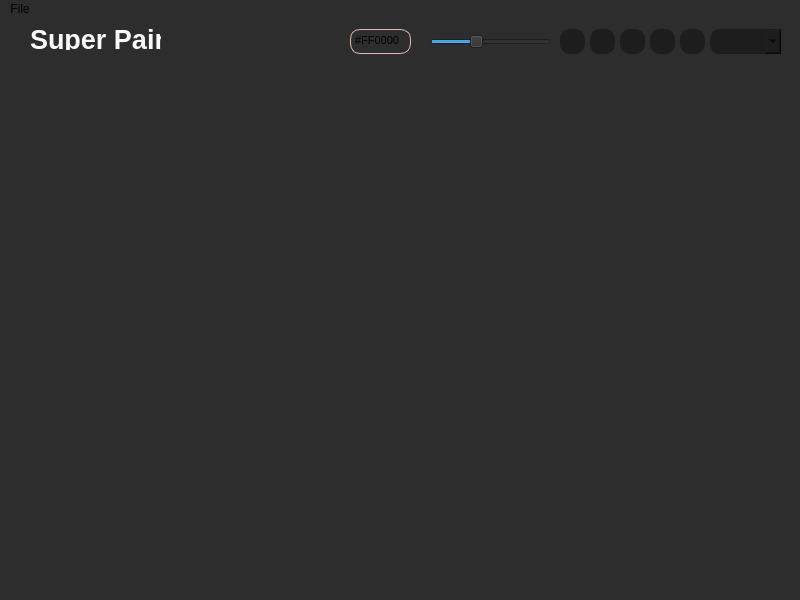
<?xml version="1.0" encoding="UTF-8"?>
<ui version="4.0">
 <class>MainWindow</class>
 <widget class="QMainWindow" name="MainWindow">
  <property name="geometry">
   <rect>
    <x>0</x>
    <y>0</y>
    <width>800</width>
    <height>600</height>
   </rect>
  </property>
  <property name="windowTitle">
   <string>MainWindow</string>
  </property>
  <property name="styleSheet">
   <string notr="true">background-color: #2d2d2d;</string>
  </property>
  <widget class="QWidget" name="centralwidget">
   <widget class="QLabel" name="label">
    <property name="geometry">
     <rect>
      <x>30</x>
      <y>10</y>
      <width>131</width>
      <height>21</height>
     </rect>
    </property>
    <property name="font">
     <font>
      <pointsize>20</pointsize>
      <weight>75</weight>
      <bold>true</bold>
     </font>
    </property>
    <property name="styleSheet">
     <string notr="true">color:#fafafa;</string>
    </property>
    <property name="text">
     <string>Super Paint</string>
    </property>
   </widget>
   <widget class="QTextEdit" name="txtColor">
    <property name="geometry">
     <rect>
      <x>350</x>
      <y>10</y>
      <width>61</width>
      <height>25</height>
     </rect>
    </property>
    <property name="styleSheet">
     <string notr="true">border: 1px solid #DFBAB1;
border-radius: 10px;</string>
    </property>
    <property name="html">
     <string>&lt;!DOCTYPE HTML PUBLIC &quot;-//W3C//DTD HTML 4.0//EN&quot; &quot;http://www.w3.org/TR/REC-html40/strict.dtd&quot;&gt;
&lt;html&gt;&lt;head&gt;&lt;meta name=&quot;qrichtext&quot; content=&quot;1&quot; /&gt;&lt;style type=&quot;text/css&quot;&gt;
p, li { white-space: pre-wrap; }
&lt;/style&gt;&lt;/head&gt;&lt;body style=&quot; font-family:'MS Shell Dlg 2'; font-size:8.25pt; font-weight:400; font-style:normal;&quot;&gt;
&lt;p style=&quot; margin-top:0px; margin-bottom:0px; margin-left:0px; margin-right:0px; -qt-block-indent:0; text-indent:0px;&quot;&gt;&lt;span style=&quot; font-size:8pt;&quot;&gt;#FF0000&lt;/span&gt;&lt;/p&gt;&lt;/body&gt;&lt;/html&gt;</string>
    </property>
   </widget>
   <widget class="QPushButton" name="btnPincel">
    <property name="geometry">
     <rect>
      <x>560</x>
      <y>10</y>
      <width>25</width>
      <height>25</height>
     </rect>
    </property>
    <property name="styleSheet">
     <string notr="true">background-color:#1d1d1d;
border: none;
border-radius: 10px;</string>
    </property>
    <property name="text">
     <string/>
    </property>
    <property name="icon">
     <iconset>
      <normaloff>../icons/brush.png</normaloff>../icons/brush.png</iconset>
    </property>
   </widget>
   <widget class="QPushButton" name="btnBorrador">
    <property name="geometry">
     <rect>
      <x>590</x>
      <y>10</y>
      <width>25</width>
      <height>25</height>
     </rect>
    </property>
    <property name="styleSheet">
     <string notr="true">background-color:#1d1d1d;
border: none;
border-radius: 10px;</string>
    </property>
    <property name="text">
     <string/>
    </property>
    <property name="icon">
     <iconset>
      <normaloff>../icons/eraser.png</normaloff>../icons/eraser.png</iconset>
    </property>
   </widget>
   <widget class="QPushButton" name="btnCuadro">
    <property name="geometry">
     <rect>
      <x>620</x>
      <y>10</y>
      <width>25</width>
      <height>25</height>
     </rect>
    </property>
    <property name="styleSheet">
     <string notr="true">background-color:#1d1d1d;
border: none;
border-radius: 10px;</string>
    </property>
    <property name="text">
     <string/>
    </property>
    <property name="icon">
     <iconset>
      <normaloff>../icons/square.png</normaloff>../icons/square.png</iconset>
    </property>
   </widget>
   <widget class="QPushButton" name="btnLinea">
    <property name="geometry">
     <rect>
      <x>650</x>
      <y>10</y>
      <width>25</width>
      <height>25</height>
     </rect>
    </property>
    <property name="styleSheet">
     <string notr="true">background-color:#1d1d1d;
border: none;
border-radius: 10px;</string>
    </property>
    <property name="text">
     <string/>
    </property>
    <property name="icon">
     <iconset>
      <normaloff>../icons/line.png</normaloff>../icons/line.png</iconset>
    </property>
   </widget>
   <widget class="QPushButton" name="btnGuardar">
    <property name="geometry">
     <rect>
      <x>680</x>
      <y>10</y>
      <width>25</width>
      <height>25</height>
     </rect>
    </property>
    <property name="styleSheet">
     <string notr="true">background-color:#1d1d1d;
border: none;
border-radius: 10px;</string>
    </property>
    <property name="text">
     <string/>
    </property>
    <property name="icon">
     <iconset>
      <normaloff>../icons/save.png</normaloff>../icons/save.png</iconset>
    </property>
   </widget>
   <widget class="QComboBox" name="comboDibujos">
    <property name="geometry">
     <rect>
      <x>710</x>
      <y>10</y>
      <width>71</width>
      <height>25</height>
     </rect>
    </property>
    <property name="styleSheet">
     <string notr="true">background-color:#1d1d1d;
border: none;
border-radius: 10px;</string>
    </property>
   </widget>
   <widget class="QSlider" name="slider">
    <property name="geometry">
     <rect>
      <x>430</x>
      <y>15</y>
      <width>121</width>
      <height>16</height>
     </rect>
    </property>
    <property name="minimum">
     <number>1</number>
    </property>
    <property name="maximum">
     <number>80</number>
    </property>
    <property name="value">
     <number>30</number>
    </property>
    <property name="orientation">
     <enum>Qt::Horizontal</enum>
    </property>
   </widget>
   <widget class="Canvas" name="widget" native="true">
    <property name="geometry">
     <rect>
      <x>60</x>
      <y>60</y>
      <width>600</width>
      <height>600</height>
     </rect>
    </property>
   </widget>
  </widget>
  <widget class="QMenuBar" name="menubar">
   <property name="geometry">
    <rect>
     <x>0</x>
     <y>0</y>
     <width>800</width>
     <height>21</height>
    </rect>
   </property>
   <widget class="QMenu" name="menuFile">
    <property name="title">
     <string>File</string>
    </property>
    <addaction name="actionOpen"/>
   </widget>
   <addaction name="menuFile"/>
  </widget>
  <widget class="QStatusBar" name="statusbar"/>
  <action name="actionOpen">
   <property name="text">
    <string>Open</string>
   </property>
  </action>
 </widget>
 <customwidgets>
  <customwidget>
   <class>Canvas</class>
   <extends>QWidget</extends>
   <header>canvas</header>
   <container>1</container>
  </customwidget>
 </customwidgets>
 <resources/>
 <connections/>
</ui>
